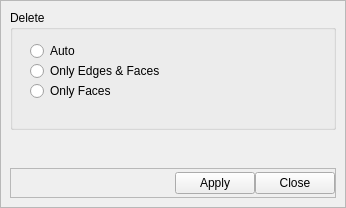
<?xml version="1.0" encoding="UTF-8"?>
<ui version="4.0">
 <class>DeleteSelectedVEFForm</class>
 <widget class="QWidget" name="DeleteSelectedVEFForm">
  <property name="geometry">
   <rect>
    <x>0</x>
    <y>0</y>
    <width>346</width>
    <height>208</height>
   </rect>
  </property>
  <property name="windowTitle">
   <string>Form</string>
  </property>
  <layout class="QGridLayout" name="gridLayout_2">
   <property name="leftMargin">
    <number>0</number>
   </property>
   <property name="topMargin">
    <number>0</number>
   </property>
   <property name="rightMargin">
    <number>0</number>
   </property>
   <property name="bottomMargin">
    <number>0</number>
   </property>
   <property name="spacing">
    <number>0</number>
   </property>
   <item row="0" column="0">
    <widget class="QFrame" name="ds_frame">
     <property name="styleSheet">
      <string notr="true"/>
     </property>
     <property name="frameShape">
      <enum>QFrame::StyledPanel</enum>
     </property>
     <property name="frameShadow">
      <enum>QFrame::Raised</enum>
     </property>
     <layout class="QGridLayout" name="gridLayout">
      <property name="leftMargin">
       <number>9</number>
      </property>
      <property name="topMargin">
       <number>9</number>
      </property>
      <property name="rightMargin">
       <number>9</number>
      </property>
      <property name="bottomMargin">
       <number>9</number>
      </property>
      <property name="spacing">
       <number>6</number>
      </property>
      <item row="1" column="0">
       <spacer name="ds_verticalSpacer">
        <property name="orientation">
         <enum>Qt::Vertical</enum>
        </property>
        <property name="sizeHint" stdset="0">
         <size>
          <width>20</width>
          <height>19</height>
         </size>
        </property>
       </spacer>
      </item>
      <item row="2" column="0">
       <widget class="QFrame" name="ds_frame_2">
        <property name="minimumSize">
         <size>
          <width>0</width>
          <height>30</height>
         </size>
        </property>
        <property name="maximumSize">
         <size>
          <width>16777215</width>
          <height>30</height>
         </size>
        </property>
        <property name="frameShape">
         <enum>QFrame::StyledPanel</enum>
        </property>
        <property name="frameShadow">
         <enum>QFrame::Raised</enum>
        </property>
        <layout class="QHBoxLayout" name="horizontalLayout">
         <property name="spacing">
          <number>0</number>
         </property>
         <property name="leftMargin">
          <number>0</number>
         </property>
         <property name="topMargin">
          <number>0</number>
         </property>
         <property name="rightMargin">
          <number>0</number>
         </property>
         <property name="bottomMargin">
          <number>0</number>
         </property>
         <item>
          <spacer name="ds_horizontalSpacer">
           <property name="orientation">
            <enum>Qt::Horizontal</enum>
           </property>
           <property name="sizeHint" stdset="0">
            <size>
             <width>129</width>
             <height>20</height>
            </size>
           </property>
          </spacer>
         </item>
         <item>
          <widget class="QPushButton" name="ds_apply_delete_pushButton">
           <property name="text">
            <string>Apply</string>
           </property>
          </widget>
         </item>
         <item>
          <widget class="QPushButton" name="ds_close_delete_pushButton">
           <property name="text">
            <string>Close</string>
           </property>
          </widget>
         </item>
        </layout>
       </widget>
      </item>
      <item row="0" column="0">
       <widget class="QGroupBox" name="ds_groupBox">
        <property name="minimumSize">
         <size>
          <width>0</width>
          <height>120</height>
         </size>
        </property>
        <property name="title">
         <string>Delete </string>
        </property>
        <widget class="QRadioButton" name="radioButton_1">
         <property name="geometry">
          <rect>
           <x>20</x>
           <y>70</y>
           <width>241</width>
           <height>22</height>
          </rect>
         </property>
         <property name="text">
          <string>Only Faces</string>
         </property>
        </widget>
        <widget class="QRadioButton" name="radioButton_2">
         <property name="geometry">
          <rect>
           <x>20</x>
           <y>50</y>
           <width>241</width>
           <height>22</height>
          </rect>
         </property>
         <property name="text">
          <string>Only Edges &amp;&amp; Faces </string>
         </property>
        </widget>
        <widget class="QRadioButton" name="radioButton_6">
         <property name="geometry">
          <rect>
           <x>20</x>
           <y>30</y>
           <width>241</width>
           <height>22</height>
          </rect>
         </property>
         <property name="text">
          <string>Auto</string>
         </property>
        </widget>
       </widget>
      </item>
     </layout>
    </widget>
   </item>
  </layout>
 </widget>
 <resources/>
 <connections/>
</ui>
